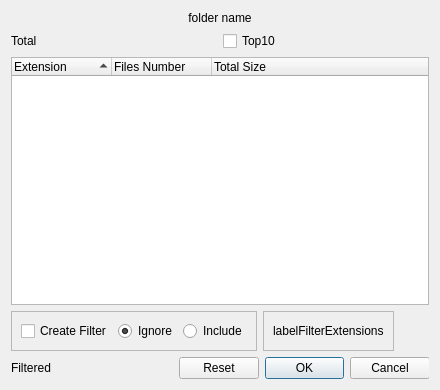
<?xml version="1.0" encoding="UTF-8"?>
<ui version="4.0">
 <class>FolderContentsDialog</class>
 <widget class="QDialog" name="FolderContentsDialog">
  <property name="geometry">
   <rect>
    <x>0</x>
    <y>0</y>
    <width>440</width>
    <height>390</height>
   </rect>
  </property>
  <property name="windowTitle">
   <string>Folder contents</string>
  </property>
  <layout class="QGridLayout" name="gridLayout">
   <item row="3" column="0" colspan="2">
    <widget class="QTreeWidget" name="treeWidget">
     <property name="rootIsDecorated">
      <bool>false</bool>
     </property>
     <property name="sortingEnabled">
      <bool>true</bool>
     </property>
     <column>
      <property name="text">
       <string>Extension</string>
      </property>
     </column>
     <column>
      <property name="text">
       <string>Files Number</string>
      </property>
     </column>
     <column>
      <property name="text">
       <string>Total Size</string>
      </property>
     </column>
    </widget>
   </item>
   <item row="1" column="0">
    <widget class="QLabel" name="labelTotal">
     <property name="text">
      <string>Total</string>
     </property>
    </widget>
   </item>
   <item row="0" column="0" colspan="2">
    <widget class="ClickableLabel" name="labelFolderName">
     <property name="text">
      <string>folder name</string>
     </property>
     <property name="alignment">
      <set>Qt::AlignCenter</set>
     </property>
    </widget>
   </item>
   <item row="1" column="1">
    <widget class="QCheckBox" name="checkBox_Top10">
     <property name="text">
      <string>Top10</string>
     </property>
    </widget>
   </item>
   <item row="5" column="0" colspan="2">
    <layout class="QHBoxLayout" name="horizontalLayout_filter">
     <item>
      <widget class="QFrame" name="frameCreateFilter">
       <property name="maximumSize">
        <size>
         <width>270</width>
         <height>16777215</height>
        </size>
       </property>
       <property name="frameShape">
        <enum>QFrame::StyledPanel</enum>
       </property>
       <property name="frameShadow">
        <enum>QFrame::Raised</enum>
       </property>
       <layout class="QHBoxLayout" name="horizontalLayout">
        <item>
         <widget class="QCheckBox" name="checkBox_CreateFilter">
          <property name="text">
           <string>Create Filter</string>
          </property>
         </widget>
        </item>
        <item>
         <widget class="QRadioButton" name="rbIgnore">
          <property name="enabled">
           <bool>true</bool>
          </property>
          <property name="text">
           <string>Ignore</string>
          </property>
          <property name="checked">
           <bool>true</bool>
          </property>
         </widget>
        </item>
        <item>
         <widget class="QRadioButton" name="rbInclude">
          <property name="enabled">
           <bool>true</bool>
          </property>
          <property name="text">
           <string>Include</string>
          </property>
         </widget>
        </item>
       </layout>
      </widget>
     </item>
     <item>
      <widget class="QFrame" name="frameFilterExtensions">
       <property name="frameShape">
        <enum>QFrame::StyledPanel</enum>
       </property>
       <property name="frameShadow">
        <enum>QFrame::Raised</enum>
       </property>
       <layout class="QHBoxLayout" name="horizontalLayout_2">
        <item>
         <widget class="QLabel" name="labelFilterExtensions">
          <property name="text">
           <string>labelFilterExtensions</string>
          </property>
         </widget>
        </item>
       </layout>
      </widget>
     </item>
     <item>
      <spacer name="horizontalSpacer">
       <property name="orientation">
        <enum>Qt::Horizontal</enum>
       </property>
       <property name="sizeHint" stdset="0">
        <size>
         <width>40</width>
         <height>20</height>
        </size>
       </property>
      </spacer>
     </item>
    </layout>
   </item>
   <item row="6" column="0" colspan="2">
    <layout class="QHBoxLayout" name="horizontalLayout_buttons">
     <item>
      <widget class="QLabel" name="labelTotalFiltered">
       <property name="text">
        <string>Filtered</string>
       </property>
      </widget>
     </item>
     <item>
      <widget class="QDialogButtonBox" name="buttonBox">
       <property name="maximumSize">
        <size>
         <width>250</width>
         <height>16777215</height>
        </size>
       </property>
       <property name="standardButtons">
        <set>QDialogButtonBox::Cancel|QDialogButtonBox::Ok|QDialogButtonBox::Reset</set>
       </property>
      </widget>
     </item>
    </layout>
   </item>
  </layout>
 </widget>
 <customwidgets>
  <customwidget>
   <class>ClickableLabel</class>
   <extends>QLabel</extends>
   <header>src/clickablelabel.h</header>
  </customwidget>
 </customwidgets>
 <resources/>
 <connections/>
</ui>
